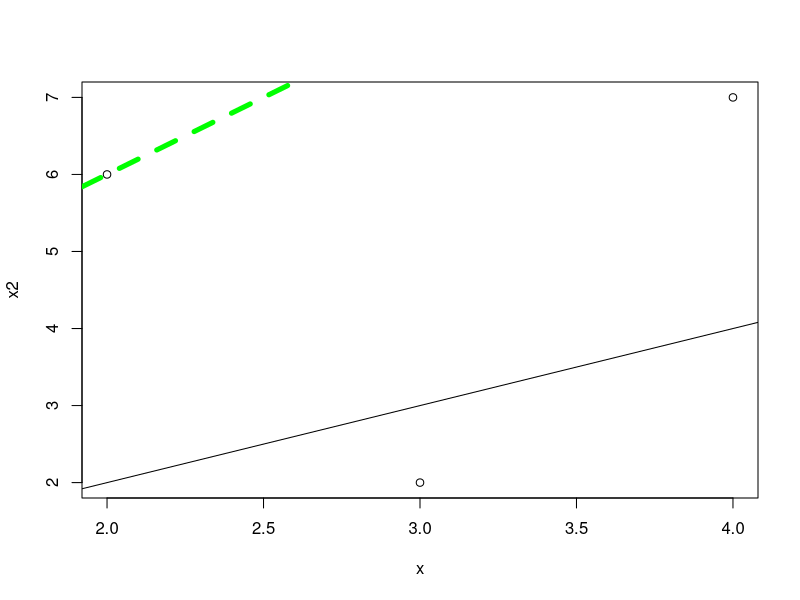

The R script that drew this image: (Note: this script raises an error after producing the figure.)
##############################
## Intro to R demonstration ##
## for Stats 1 Fall 2016    ##
##############################

# Useful Shortcuts ==================================================
# <- is alt+- on Win or ctl+- on Mac
# Run a line with ctl+enter on Win or command+return on Mac
# tab will help with context-dependent autocomplete
# note that in Rstudio you can see all keyboard shortcuts 
# Windows and Linux: alt+shift+K
# Mac: option+shift+K


# Basic operations ==================================================
1 + 1
3 * 2
9 ^ .5
23.257 + 52 / (345 ^ 5)

# Functions in R ====================================================
sqrt(9) # square root
exp(3)  # raise e to some power
log(11)

# Getting Help ======================================================
args(log) # seeing what arguments (options) the log function has
?log # seeing a more extensive manual entry for a function
# ...or try google or rseek.org

# So if we want base 10, we could do:
log(11, base=10)
log10(11)

# Types of Data and Storing Data ====================================
# Pretty much everything in R is an object
# Objects have names
# R uses <- to assign names to objects

# Numbers
3.2
class(3.2)

# Characters
"Welcome to Stats!"
class("Welcome to Stats")

# Logical
TRUE
class(TRUE)

# Factor (they're like labeled categories)
my_factor <- factor(c("green", "yellow", "blue"))
my_factor
class(my_factor)

# Coercing one class to another
# use as.x to coerce one class into another
as.numeric(my_factor)
as.character(my_factor)

# vectors
c(1, 2, 3) #one way to make a vector of the numbers 1, 2, and 3
1:3 # another way
seq(from = 1, to = 3, by = 1) # and a third way!
seq(1, 3, by = 0.5) # seq() can be used with other step values
seq(1, 3, length.out = 22) # seq() can also create a sequence with a given output length
c(9, 11, -2) 

# storing vectors
x <- c(1, 2, 3) # define a vector called x
x # print x in the console
print(x) # another way to print values
x2 <- c(6, 2, 7) # creating another x2
x + 1  # doing arithmetic with x
x <- x + 1

# matrices
# matrices can have only one type of data in them
my_matrix <- matrix(1:10, ncol = 2)
my_matrix

# dataframes
# like a matrix but can have multiple types of data
my_df <- data.frame(num = c(1:3, 9.234), char = c("a", "b", "c", "hooray for dataframes"), logical = c(T, F, T, T), factor = factor(c("methods", "methods", "comparative", "theory")))
my_df

# Visualizing Data ==================================================
# visualizing datasets
mtcars <- mtcars #mtcars is a built-in dataset, but we'll assign it to an object with the same name to avoid confusion
mtcars # a lot of times this is too much for the console
View(mtcars) # RStudio's viewer is pretty terrible
str(mtcars) # look at the structure of the data
names(mtcars) # get the names of the varibles in the dataframe
head(mtcars) # print the first 6 lines

# plotting
plot(x, x2)  # scatterplot of x vs x2
abline(0, 1) # add line to plot with intercept 0, slope 1
abline(2, 2, col = "green", lwd = 5, lty = "dashed") # add a green dashed line to plot with intercept 2, slope 2, and width 5


# Packages =========================================================
# R has a lot of functionality built-in, but you can extend that with packages
# Packages are basically collections of functions, documentation on those functions, and often some sample data
# Install packages using install.packages("package_name")
# You must load packages in each session before you can use them
# Load a package using library()

library(car) 
names(Duncan)
head(Duncan)
income
Duncan$income

plot(Duncan$income, Duncan$prestige)


# Syntax ==========================================================
# There are some good practices for writing your R code to make it easier to follow
# 1. Always comment your work!
# 2. Use meaningful names
# 3. Use spaces after commas and around the following symbols: = + - / * ^  <- %>% 
# 4. () for order of operations and functions, [ ], for indexing, {} for loops
# http://adv-r.had.co.nz/Style.html has a more complete set of recommendations